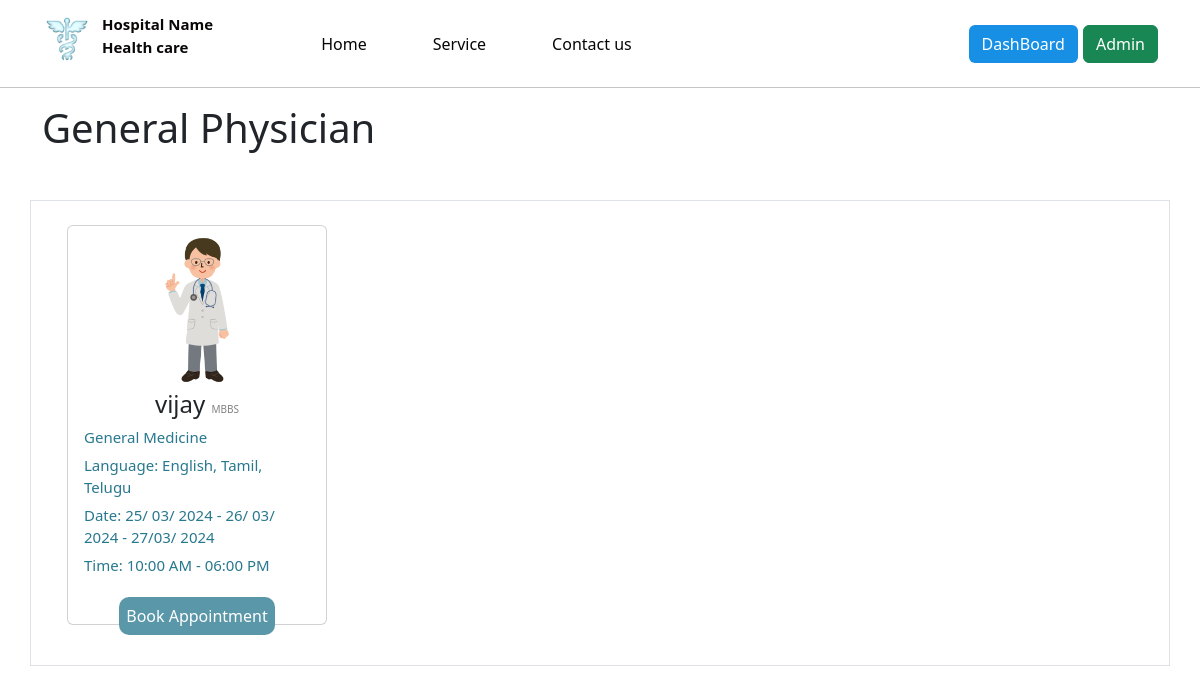
The page /doctors/General Physician on the database its author committed.
### home/models.py (models this page shows, shortened)
class Catagory(models.Model):
    type = models.CharField(max_length = 150, null=False, blank = False)
    image = models.ImageField(upload_to=getFileName,null=True,blank=True)
    description=models.TextField(max_length=500,null=False,blank=False)
    avelable=models.BooleanField(default=False,help_text="0-show,1-Hidden")
    status=models.BooleanField(default=False,help_text="0-show,1-Hidden")
    created_at=models.DateTimeField(auto_now_add=True)

class Doctors(models.Model):
    category=models.ForeignKey(Catagory,on_delete=models.CASCADE)
    name=models.CharField(max_length=150,null=False,blank=False)
    id_number = models.TextField(max_length=255, null=False, blank=False)
    qulification=models.CharField(max_length=150,null=False,blank=False)
    contact = models.CharField(max_length=15, null=False, blank=False)
    email = models.EmailField(max_length=255, null=False, blank=False, unique=True)
    password = models.CharField(max_length=128, null=False, blank=False)
    doc_image=models.ImageField(upload_to=getFileName,null=True,blank=True)
    special=models.TextField(max_length=500,null=False,blank=False)
    languages=models.TextField(max_length=100,null=False,blank=False)
    experience=models.IntegerField(null=False,blank=False)
    fees=models.FloatField(null=False,blank=False)
    avel_dates=models.TextField(max_length=100,null=False,blank=False)
    in_out_time=models.TextField(max_length=50,null=False,blank=False)
    status=models.BooleanField(default=False,help_text="0-show,1-Hidden")
    doc_avelable=models.BooleanField(default=False,help_text="0-show,1-Hidden")
    address = models.TextField(max_length=255, null=False, blank=False)
    created_at=models.DateTimeField(auto_now_add=True)

### home/views.py (the view)
# urls.py: path("doctors/<str:type>",views.doctors_view,name='Doctors'),
def doctors_view(request,type):
    if True:
        doctors=Doctors.objects.filter(category__type=type)
        return render(request,"doctors.html",{"doctors":doctors,"category_type":type})
    else:
        return redirect('Home')

### home/templates/doctors.html (shortened to what this page needs)
{% include 'header.html' %}
{% load static %}
<div>
    {% include 'navbar.html' %}
</div>
<div class="container">
    <h1>{{category_type}}</h1>
    <div class="row mt-5 border p-4">
        {% for item in doctors %}
        <div class="col-lg-3 col-md-4 mb-3">
            <a href="{% url 'Create_profile' item.name %}" id="card" class="card" style="width:260px; height: 400px; ">
                <img class="card-img-top" src="{{item.doc_image.url}}" alt="Card image" style="width:65%; margin: 0px auto;">
                <div class="card-body" style="margin-top: -20px;">
                    <h4 class="card-title text-center">{{item.name}} <span id="qul">{{item.qulification}}</span></h4>
                    <p id="cp" class="card-text">{{item.special}}</p>
                    <p id="cp" class="card-text">Language: {{item.languages}}</p>
                    <p id="cp" class="card-text">Date: {{item.avel_dates}}</p>
                    <p id="cp" class="card-text">Time: {{item.in_out_time}}</p>
                </div>
                <div class="text-center">
                    <button id="cbtn" class="mb-2">Book Appointment</button>
                </div>
            </a>
        </div>
        {% endfor %}
    </div></h1>
</div>

### home/templates/doctors.html (style rules this page uses)
#cbtn { background-color: rgb(90, 151, 168); color: white; padding: 7px; border-radius: 10px; border: none; }
#card { text-decoration: none; }
#qul { font-size: 10px; color: gray; }
#cp { color: rgb(40, 120, 142); margin-bottom: 5px; font-size: 15px; }

### rows shown on the page
Catagory: type "General Physician"
Doctors: doc_image (picture), name "vijay", qulification "MBBS", special "General Medicine", languages "English, Tamil, Telugu", avel_dates "25/ 03/ 2024 - 26/ 03/ 2024 - 27/03/ 2024", in_out_time "10:00 AM - 06:00 PM"
